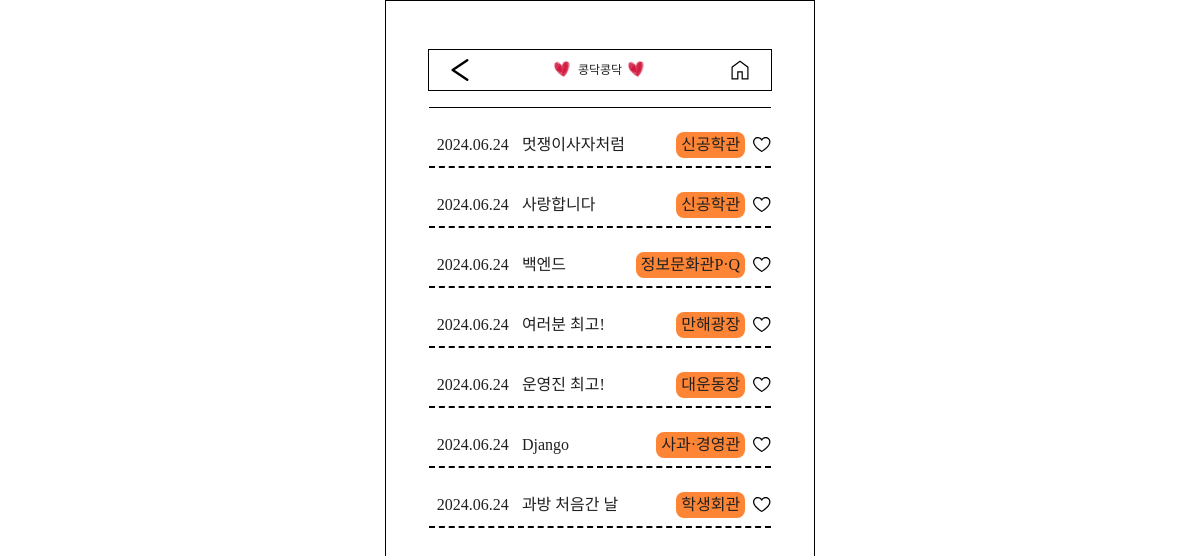
The page /all_posts/ (signed in) on the database its author committed.
### main/models.py (models this page shows, shortened)
class Post(models.Model):
    WEATHER_CHOICES = [
        ('sunny', '맑음'),
        ('cloudy', '흐림'),
        ('rainy', '비'),
        ('snowy', '눈'),
    ]
    title = models.CharField(max_length=200)
    content = models.TextField()
    category = models.CharField(max_length=50)
    subcategory = models.CharField(max_length=50)
    author = models.ForeignKey(User, on_delete=models.CASCADE)
    created_at = models.DateTimeField(auto_now_add=True)
    weather = models.CharField(max_length=10, choices=WEATHER_CHOICES, default='sunny')
    tags = models.ManyToManyField(Tag, related_name='posts', blank=True)
    bookmark = models.ManyToManyField(User, related_name='bookmark', blank=True)

### main/views.py (the view)
# urls.py: path('all_posts/', views.all_posts, name='all_posts'),
@login_required
def all_posts(request):
    posts = Post.objects.filter(author=request.user)
    bookmarked_posts = request.user.bookmark.all()
    for post in posts:
        post.is_bookmarked = post in bookmarked_posts
    return render(request, 'main/all_posts.html', {'posts': posts, 'bookmarked_posts': bookmarked_posts})

### main/templates/main/all_posts.html (shortened to what this page needs)
{% extends 'base.html' %}
{% block content %}
  {% include 'shared/_topnav.html'%}
  {% load static %}
  <link rel="stylesheet" type="text/css" href="{% static 'css/all_posts.css' %}"/>
  <div class="posts-container">
    {% for post in posts %}
      <div class="post-view">
        <a href="{% url 'post_detail' category=post.category subcategory=post.subcategory post_id=post.id %}?next={% url 'all_posts' %}" class="post-item">
          <div>{{ post.created_at|date:"Y.m.d" }}</div>
          <div>{{ post.title }}</div>
          <div class="place">{{ post.subcategory }}</div>
        </a>
        <button class="heart-btn" data="{{ post.id }}">
          <img src="{% static "assets/images/heartRed.svg" if post.is_bookmarked else "assets/images/heartWhite.svg" %}" alt="" data-is_bookmarked="{{ post.is_bookmarked }}">
        </button>
      </div>
    {% endfor %}
  </div>
{% endblock %}

### project/templates/base.html (shortened to what this page needs)
<!DOCTYPE html>
{% load static %}
<html lang="ko">
  <head>
    <link rel="stylesheet" type="text/css" href="{% static 'css/base/reset.css'%}"/>
    <link rel="stylesheet" type="text/css" href="{% static 'css/base/index.css'%}"/>
  </head>
  <body>
    <div id="root">
    {% block content %}{% endblock %}
    </div>
  </body>
</html>

### project/templates/shared/_topnav.html (shortened to what this page needs)
{% load static %}
<link rel="stylesheet" type="text/css" href="{% static 'css/shared/topnav.css'%}"/>
<div class="nav-root">
  <div class="top-nav">
    <div id="back">
      <svg xmlns="http://www.w3.org/2000/svg" width="18" height="22" viewbox="0 0 18 22" fill="none">
        <path d="M16.2603 1.28662L1.69025 11L16.2603 20.7133" stroke="black" stroke-width="2.42834" stroke-miterlimit="10" stroke-linecap="round" stroke-linejoin="round"/>
      </svg>
    </div>
    <div>
      <img src="{% static 'assets/images/heart.svg'%}" alt=""/>
      <p>콩닥콩닥</p>
      <img src="{% static 'assets/images/heart.svg'%}" alt="">
    </div>
    <div id="home">
      <svg xmlns="http://www.w3.org/2000/svg" width="18" height="20" viewbox="0 0 18 20" fill="none">
        <path d="M1.71429 18.3713H6.19743V11.2264H11.8026V18.3713H16.2857V7.44271L9 1.93229L1.71429 7.44271V18.3713ZM0.5 19.5856V6.83557L9 0.414429L17.5 6.83557V19.5856H10.5883V12.4407H7.41172V19.5856H0.5Z" fill="black"/>
      </svg>
    </div>
  </div>
</div>

### project/static/css/base/index.css (style rules this page uses)
html, body { margin: 0; }
html { background-color: white; font-size: 16px; display: flex; justify-content: center; padding: 0; min-height: 100svh; }
body { width: 430px; height: 99.5svh; }
#root { width: 99.5; min-height: 99.5svh; border: 1px solid black; display: flex; flex-direction: column; align-items: center; }
* { font-family: "Sagak-sagak" !important; }
button { cursor: pointer; }

### project/static/css/shared/topnav.css (style rules this page uses)
.nav-root { width: 100%; display: flex; justify-content: center; align-items: center; }
.top-nav { display: flex; align-items: center; justify-content: space-around; width: 80%; height: 2.5rem; margin-top: 3rem; border: 1px solid black; }
.top-nav div:nth-child(1) { width: 15%; display: flex; justify-content: center; }
.top-nav div:nth-child(2) { width: 60%; display: flex; justify-content: center; align-items: center; width: 60%; }
.top-nav div:nth-child(3) { width: 15%; display: flex; justify-content: center; }
p { margin: 0; }
#back, #home { cursor: pointer; }

### project/static/css/all_posts.css (style rules this page uses)
.posts-container { display: flex; margin-top: 1rem; flex-direction: column; align-items: center; justify-content: flex-start; width: 80%; border-top: 1px solid black; }
.post-view { display: flex; min-width: 100%; margin-top: 1rem; overflow-y: auto; border-bottom: dashed 2px black; }
.post-item { display: flex; flex-direction: row; justify-content: space-between; align-items: center; font-size: 1rem; padding: 0.5rem; flex: 1; gap: 0.5rem; }
.post-item > div:nth-child(1) { width: 25%; }
.post-item > div:nth-child(2) { width: 50%; flex: 1; }
.post-item > div:nth-child(2) { width: 25%; }
.place { max-width: 10rem; border-radius: 8px; background: #fe8535; padding: 5px; }
.heart-btn { margin-left: auto; }

### rows shown on the page
Post: created_at "2024.06.24", title "멋쟁이사자처럼", subcategory "신공학관"
Post: created_at "2024.06.24", title "사랑합니다", subcategory "신공학관"
Post: created_at "2024.06.24", title "백엔드", subcategory "정보문화관P·Q"
Post: created_at "2024.06.24", title "여러분 최고!", subcategory "만해광장"
Post: created_at "2024.06.24", title "운영진 최고!", subcategory "대운동장"
Post: created_at "2024.06.24", title "Django", subcategory "사과·경영관"
Post: created_at "2024.06.24", title "과방 처음간 날", subcategory "학생회관"
